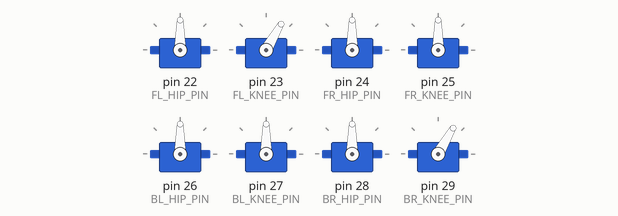
Simulated run of this sketch. Board: Arduino Mega 2560, built with avr-gcc and run on an emulated ATmega2560. Parts: 8 × servo.

Above: at 0.6 s.
At 7.4 s:
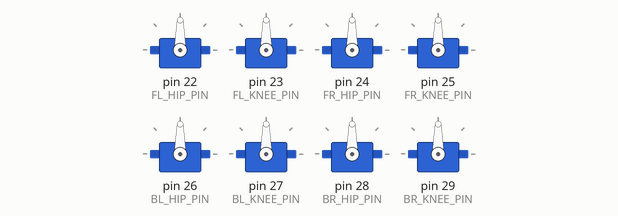
At 12.81 s:
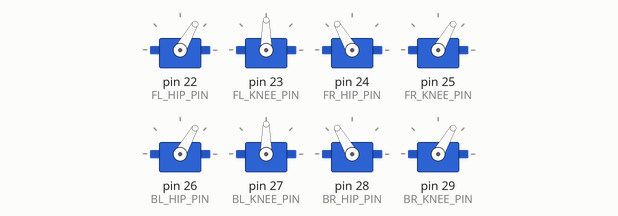
At 18.11 s:
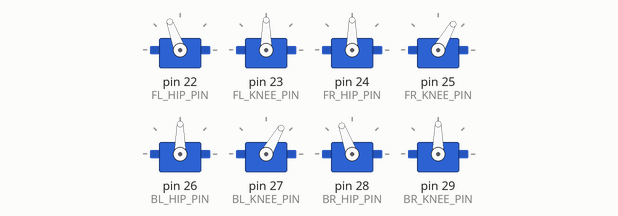
At 28.8 s:
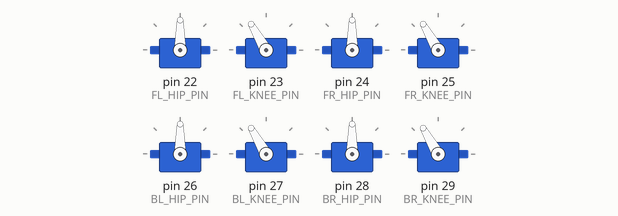
At 39.82 s:
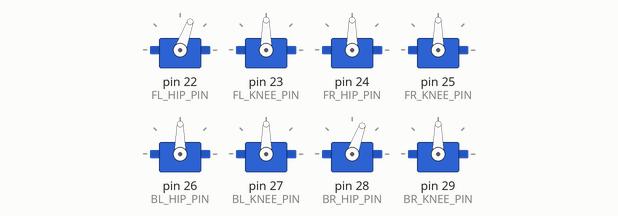
Timing chart, 0 to 40.0 s (numbered marks = the images above):
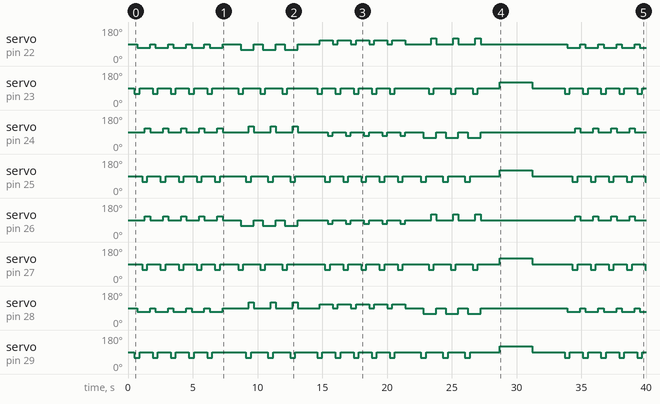

The sketch:

quadruped_servo_controller.ino
```cpp
#include <Servo.h>

// -------- SERVO OBJECTS --------
Servo servoFL_HIP;   // Front Left Hip
Servo servoFL_KNEE;  // Front Left Knee

Servo servoFR_HIP;   // Front Right Hip
Servo servoFR_KNEE;  // Front Right Knee

Servo servoBL_HIP;   // Back Left Hip
Servo servoBL_KNEE;  // Back Left Knee

Servo servoBR_HIP;   // Back Right Hip
Servo servoBR_KNEE;  // Back Right Knee


// -------- PIN CONNECTIONS (FROM YOUR CIRCUIT) --------
// PA0 to PA7 = Digital 22 to 29
#define FL_HIP_PIN   22
#define FL_KNEE_PIN  23

#define FR_HIP_PIN   24
#define FR_KNEE_PIN  25

#define BL_HIP_PIN   26
#define BL_KNEE_PIN  27

#define BR_HIP_PIN   28
#define BR_KNEE_PIN  29


// -------- DEFAULT STANDING ANGLES --------
// Adjust these if your robot is not straight
int FL_HIP_STAND  = 90;
int FL_KNEE_STAND = 90;

int FR_HIP_STAND  = 90;
int FR_KNEE_STAND = 90;

int BL_HIP_STAND  = 90;
int BL_KNEE_STAND = 90;

int BR_HIP_STAND  = 90;
int BR_KNEE_STAND = 90;


// -------- SPEED CONTROL --------
int stepDelay = 15;   // smaller = faster movement


// -------- FUNCTION: Smooth Move Servo --------
void moveServoSmooth(Servo &s, int startAngle, int endAngle)
{
  if (startAngle < endAngle)
  {
    for (int pos = startAngle; pos <= endAngle; pos++)
    {
      s.write(pos);
      delay(stepDelay);
    }
  }
  else
  {
    for (int pos = startAngle; pos >= endAngle; pos--)
    {
      s.write(pos);
      delay(stepDelay);
    }
  }
}


// -------- FUNCTION: Stand Position --------
void stand()
{
  servoFL_HIP.write(FL_HIP_STAND);
  servoFL_KNEE.write(FL_KNEE_STAND);

  servoFR_HIP.write(FR_HIP_STAND);
  servoFR_KNEE.write(FR_KNEE_STAND);

  servoBL_HIP.write(BL_HIP_STAND);
  servoBL_KNEE.write(BL_KNEE_STAND);

  servoBR_HIP.write(BR_HIP_STAND);
  servoBR_KNEE.write(BR_KNEE_STAND);

  delay(500);
}


// -------- FUNCTION: Sit Position --------
void sit()
{
  servoFL_KNEE.write(120);
  servoFR_KNEE.write(120);
  servoBL_KNEE.write(120);
  servoBR_KNEE.write(120);

  delay(500);
}


// -------- FUNCTION: Lift Leg (Knee Up) --------
void liftFrontLeft()
{
  servoFL_KNEE.write(60);
}

void liftFrontRight()
{
  servoFR_KNEE.write(60);
}

void liftBackLeft()
{
  servoBL_KNEE.write(60);
}

void liftBackRight()
{
  servoBR_KNEE.write(60);
}


// -------- FUNCTION: Place Leg Down --------
void placeFrontLeft()
{
  servoFL_KNEE.write(FL_KNEE_STAND);
}

void placeFrontRight()
{
  servoFR_KNEE.write(FR_KNEE_STAND);
}

void placeBackLeft()
{
  servoBL_KNEE.write(BL_KNEE_STAND);
}

void placeBackRight()
{
  servoBR_KNEE.write(BR_KNEE_STAND);
}


// -------- FUNCTION: WALK FORWARD CYCLE --------
void walkForward()
{
  // STEP 1: Lift Front Left + Back Right
  liftFrontLeft();
  liftBackRight();
  delay(200);

  // Move hips forward
  servoFL_HIP.write(70);
  servoBR_HIP.write(70);
  delay(200);

  // Place them down
  placeFrontLeft();
  placeBackRight();
  delay(200);

  // STEP 2: Lift Front Right + Back Left
  liftFrontRight();
  liftBackLeft();
  delay(200);

  // Move hips forward
  servoFR_HIP.write(110);
  servoBL_HIP.write(110);
  delay(200);

  // Place them down
  placeFrontRight();
  placeBackLeft();
  delay(200);

  // Reset hips back to stand position
  servoFL_HIP.write(FL_HIP_STAND);
  servoFR_HIP.write(FR_HIP_STAND);
  servoBL_HIP.write(BL_HIP_STAND);
  servoBR_HIP.write(BR_HIP_STAND);

  delay(200);
}


// -------- FUNCTION: WALK BACKWARD --------
void walkBackward()
{
  // STEP 1: Lift Front Left + Back Right
  liftFrontLeft();
  liftBackRight();
  delay(200);

  // Move hips backward
  servoFL_HIP.write(110);
  servoBR_HIP.write(110);
  delay(200);

  // Place down
  placeFrontLeft();
  placeBackRight();
  delay(200);

  // STEP 2: Lift Front Right + Back Left
  liftFrontRight();
  liftBackLeft();
  delay(200);

  // Move hips backward
  servoFR_HIP.write(70);
  servoBL_HIP.write(70);
  delay(200);

  // Place down
  placeFrontRight();
  placeBackLeft();
  delay(200);

  // Reset hips
  servoFL_HIP.write(FL_HIP_STAND);
  servoFR_HIP.write(FR_HIP_STAND);
  servoBL_HIP.write(BL_HIP_STAND);
  servoBR_HIP.write(BR_HIP_STAND);

  delay(200);
}


// -------- FUNCTION: TURN LEFT --------
void turnLeft()
{
  liftFrontRight();
  liftBackRight();
  delay(200);

  servoFR_HIP.write(60);
  servoBR_HIP.write(60);
  delay(200);

  placeFrontRight();
  placeBackRight();
  delay(200);

  liftFrontLeft();
  liftBackLeft();
  delay(200);

  servoFL_HIP.write(120);
  servoBL_HIP.write(120);
  delay(200);

  placeFrontLeft();
  placeBackLeft();
  delay(200);

  stand();
}


// -------- FUNCTION: TURN RIGHT --------
void turnRight()
{
  liftFrontLeft();
  liftBackLeft();
  delay(200);

  servoFL_HIP.write(60);
  servoBL_HIP.write(60);
  delay(200);

  placeFrontLeft();
  placeBackLeft();
  delay(200);

  liftFrontRight();
  liftBackRight();
  delay(200);

  servoFR_HIP.write(120);
  servoBR_HIP.write(120);
  delay(200);

  placeFrontRight();
  placeBackRight();
  delay(200);

  stand();
}


// -------- SETUP --------
void setup()
{
  servoFL_HIP.attach(FL_HIP_PIN);
  servoFL_KNEE.attach(FL_KNEE_PIN);

  servoFR_HIP.attach(FR_HIP_PIN);
  servoFR_KNEE.attach(FR_KNEE_PIN);

  servoBL_HIP.attach(BL_HIP_PIN);
  servoBL_KNEE.attach(BL_KNEE_PIN);

  servoBR_HIP.attach(BR_HIP_PIN);
  servoBR_KNEE.attach(BR_KNEE_PIN);

  stand();
}


// -------- LOOP --------
void loop()
{
  // Walk forward 5 steps
  for (int i = 0; i < 5; i++)
  {
    walkForward();
  }

  delay(1000);

  // Turn right
  for (int i = 0; i < 3; i++)
  {
    turnRight();
  }

  delay(1000);

  // Walk backward 5 steps
  for (int i = 0; i < 5; i++)
  {
    walkBackward();
  }

  delay(1000);

  // Turn left
  for (int i = 0; i < 3; i++)
  {
    turnLeft();
  }

  delay(1000);

  // Sit and stop
  sit();
  delay(2000);

  stand();
  delay(2000);
}
```

Measured:
- by itself, servo on pin 22 (FL_HIP_PIN): 90° → 70° at 0.70 s, → 90° 1.0 s later, → 70° 0.40 s later, → 90° 1.0 s later, … (41 changes in this stretch)
- by itself, servo on pin 28 (BR_HIP_PIN): 90° → 70° at 0.70 s, → 90° 1.0 s later, → 70° 0.40 s later, → 90° 1.0 s later, … (41 changes in this stretch)
